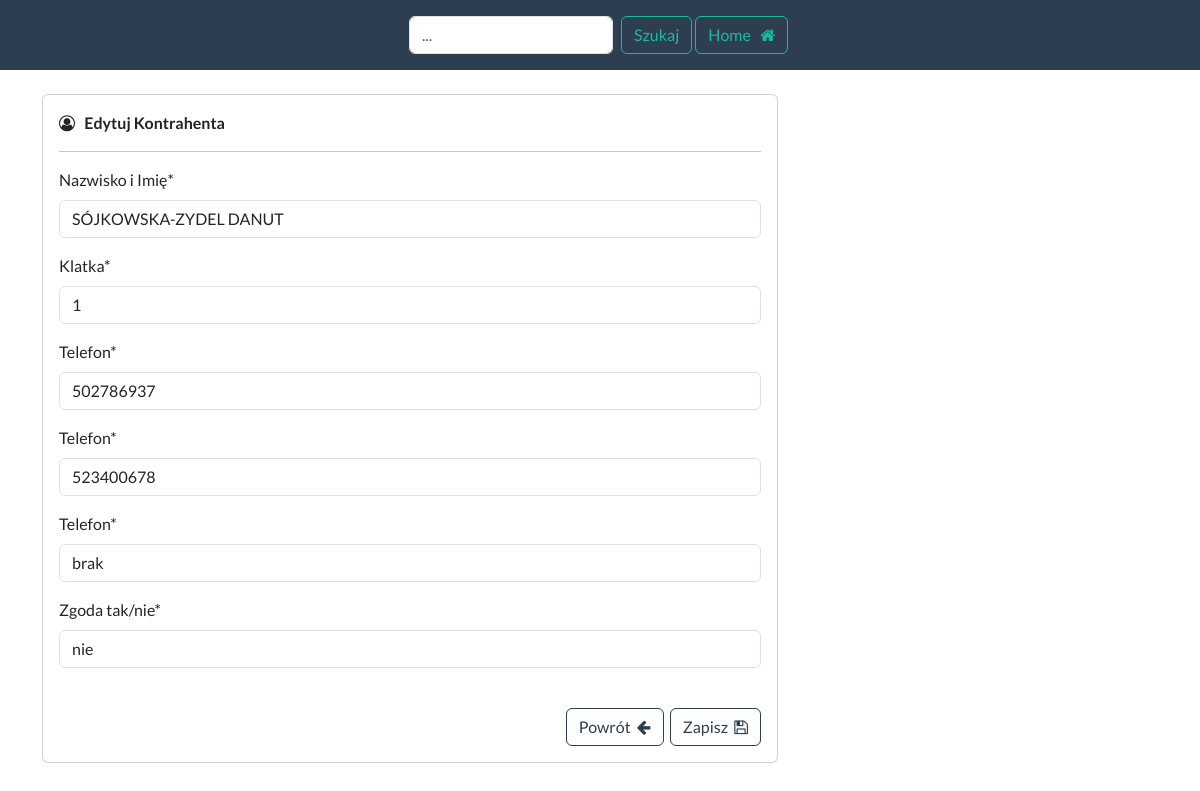
Before: /telefony/update/70409 (signed in) with the older database file.
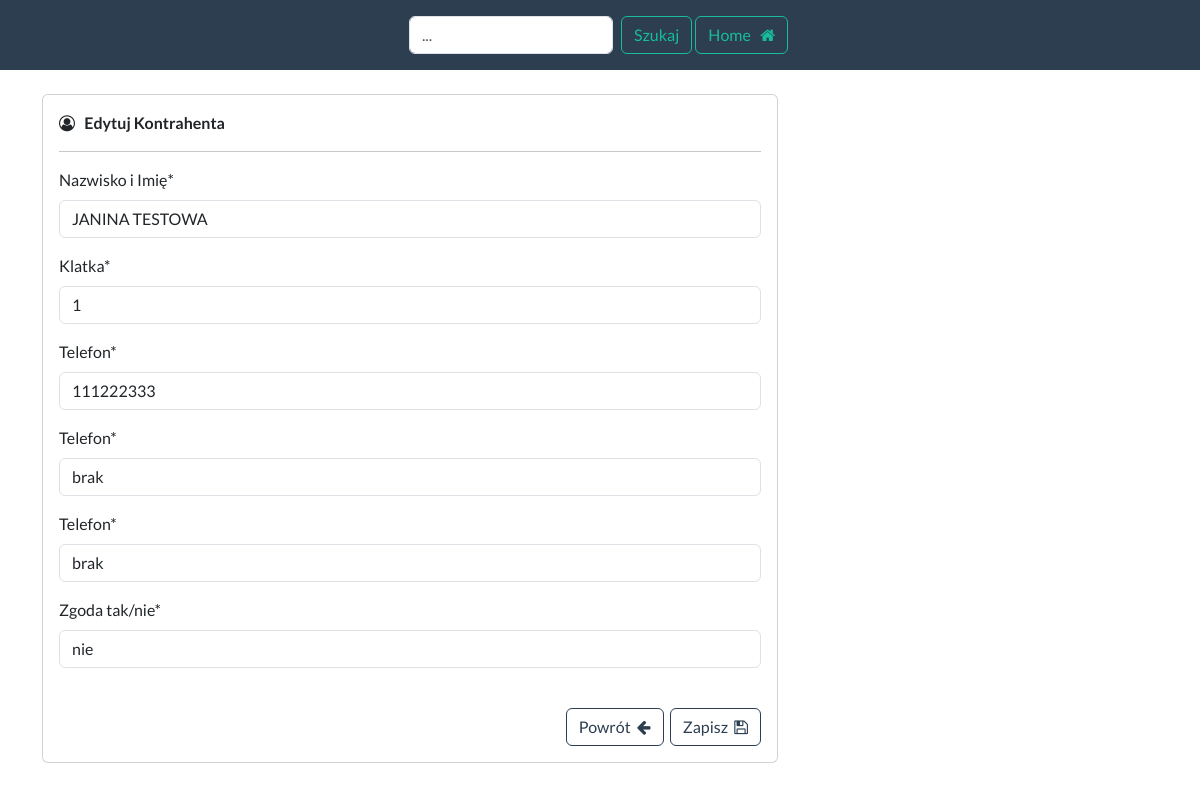
After: the same page with the newer database file.
### telefony/models.py (models this page shows, shortened)
class Mieszkaniec(models.Model):
    data_utworzenia = models.CharField(max_length=15, blank=True)
    indeks = models.CharField(max_length=7, blank=True)
    nazwa = models.CharField(max_length=255, blank=True)
    adres = models.CharField(max_length=255, blank=True)
    klatka = models.CharField(max_length=2, blank=True)
    telefon = models.CharField(max_length=20, blank=True)
    telefon2 = models.CharField(max_length=20, blank=True)
    telefon3 = models.CharField(max_length=20, blank=True)
    symbol_budynku = models.CharField(max_length=4, blank=True)
    tak = "tak"
    nie = "nie"
    zgoda_wybor = [
        (tak, "tak"),
        (nie, "nie")
    ]
    zgoda = models.CharField(
        max_length=3,
        choices=zgoda_wybor,
        default=tak,
    )
    ce = "CE"
    nw = "NW"
    ns = "NS"
    administracja_wybor = [
        (ns, "NS"),
        (nw, "NW"),
        (ce, "CE")
    ]
    administracja = models.CharField(
        max_length=2,
        choices=administracja_wybor,
        default=ce,
    )
    content = models.TextField(max_length=160, blank=True, null=True)
    phone = models.TextField(blank=True, null=True)

### telefony/views.py (the view)
# urls.py: path("update/<int:pk>", views.update_record, name="update_rss"),
@login_required(login_url="login")
def update_record(request, pk):
	record = Mieszkaniec.objects.get(id=pk)
	all_records = Mieszkaniec.objects.get(id=pk)
	form = UpdateRecordFormTelefony(instance=record)
	if request.method == 'POST':
		form = UpdateRecordFormTelefony(request.POST, instance=record)
		if form.is_valid():
			form.save()
			messages.success(request, "Zaktualizowano Kontrahenta")
			return redirect("dashboard_telefony")  # Redirect to dashboard_telefony after successful update
	return render(request, "telefony-update.html", {"form": form, "record": record, "all_records": all_records})

### telefony/forms.py
class UpdateRecordFormTelefony(forms.ModelForm):
    nazwa = forms.CharField(label="Nazwisko i Imię", max_length=255)
    klatka = forms.CharField(label="Klatka",
                             max_length=2)
    telefon = forms.CharField(label="Telefon",
                              max_length=20, validators=[RegexValidator(r'^\d{9}$', message="9 cyfr.")])
    telefon2 = forms.CharField(label="Telefon", max_length=20)
    telefon3 = forms.CharField(label="Telefon", max_length=20)
    zgoda = forms.CharField(label="Zgoda tak/nie",
                            max_length=3)
    class Meta:
        model = Mieszkaniec
        fields = ["nazwa", "klatka", "telefon", "zgoda", "telefon2", "telefon3"]

### telefony/templates/telefony-update.html (shortened to what this page needs)
{% extends 'base-telefony.html' %}
{% load crispy_forms_tags %}
{% block content %}
    <div class="row">
        <div class="col-sm-8 mb-3 mb-sm-0">
            <div class="card">
                <div class="card-body">
                    <i class="fa fa-user-circle-o" aria-hidden="true"></i> &nbsp;
                    <strong>Edytuj Kontrahenta</strong>
                    <hr>
                    <form method="POST" autocomplete="off">
                        {{ form.nazwa|as_crispy_field }}
                        {{ form.klatka|as_crispy_field }}
                        {{ form.telefon|as_crispy_field }}
                        {{ form.telefon2|as_crispy_field }}
                        {{ form.telefon3|as_crispy_field }}
                        {{ form.zgoda|as_crispy_field }}
                        <br>
                        <div style="display: flex; justify-content: flex-end">
                            <a href="{% url 'dashboard_telefony' %}" class="btn btn-outline-primary">Powrót&nbsp;&nbsp;<i
                                    class="fa fa-arrow-left" aria-hidden="true"></i></a>&nbsp;&nbsp;
                            <button type="submit" class="btn btn-outline-primary">Zapisz&nbsp;&nbsp;<i
                                    class="fa fa-save" aria-hidden="true"></i></button>
                        </div>
                    </form>
                </div>
            </div>
        </div>
    </div>
{% endblock %}

Changed rows visible on the page:
changed Mieszkaniec "brak": nazwa "SÓJKOWSKA-ZYDEL DANUT" → "JANINA TESTOWA"; telefon "502786937" → "111222333"; telefon2 "523400678" → "brak"
